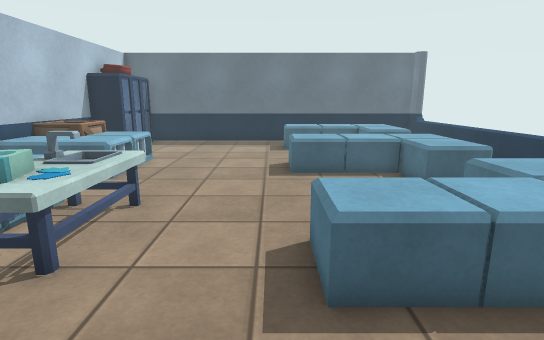
[1] (above)

18 first-person views from a walk through a Unity game level. The camera is 1.3 m above the floor, tilts 12° down and sees 80° across. The floor is counted in squares, 0.5 m on a side. Each view is taken from the middle of a square. On the plan, view 1 faces up. The plan holds only what a view shows up to about 20 squares ahead; the rest is blank. The place goes on beyond the plan. The player is left out. Surface patterns are stand-ins for the level's own textures.

[2]
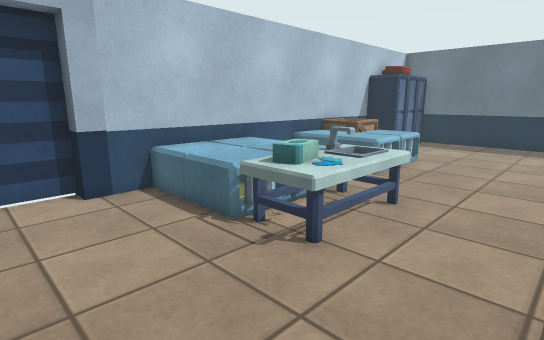

[3]
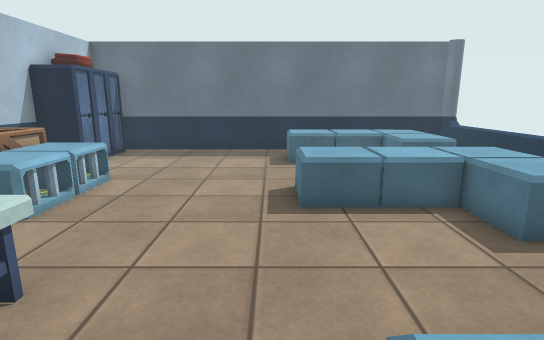

[4]
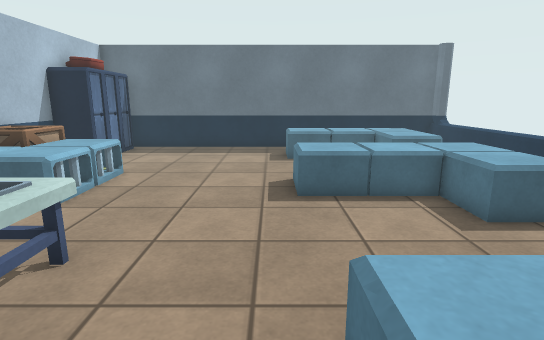

[5]
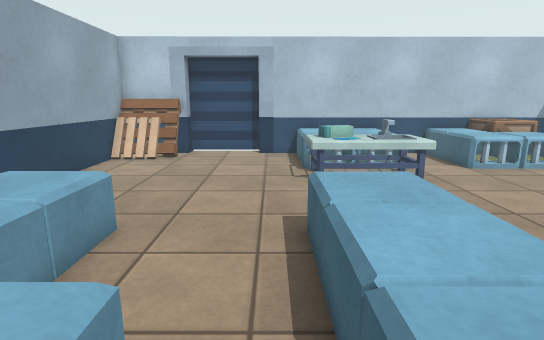

[6]
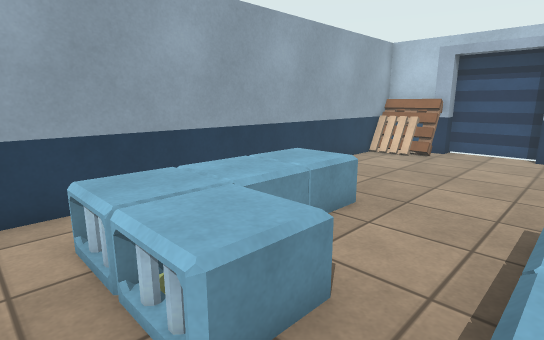

[7]
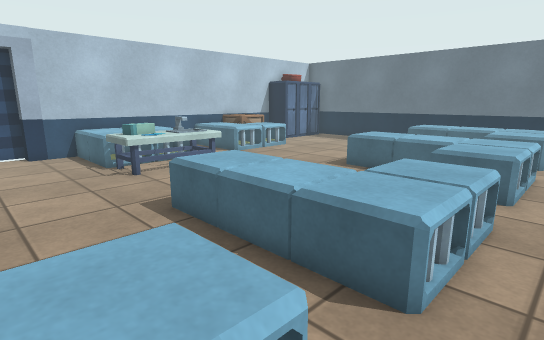

[8]
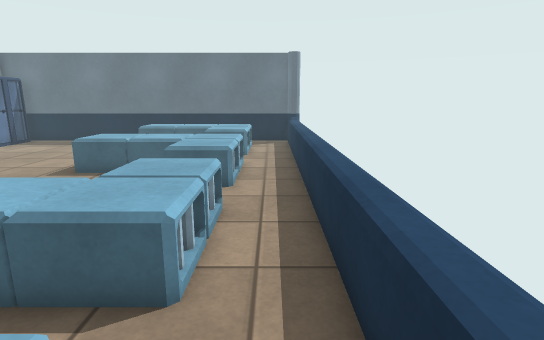

[9]
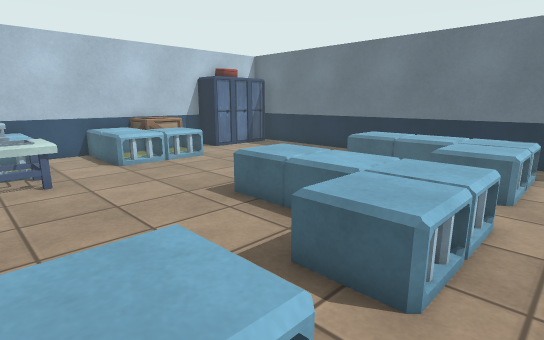

[10]
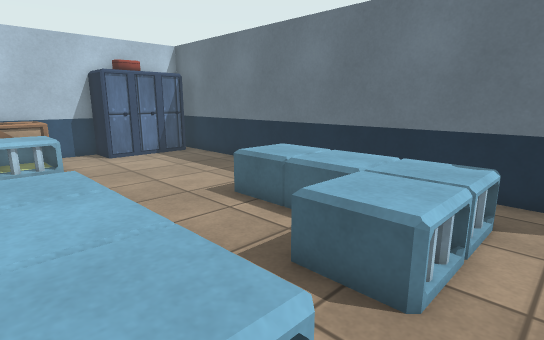

[11]
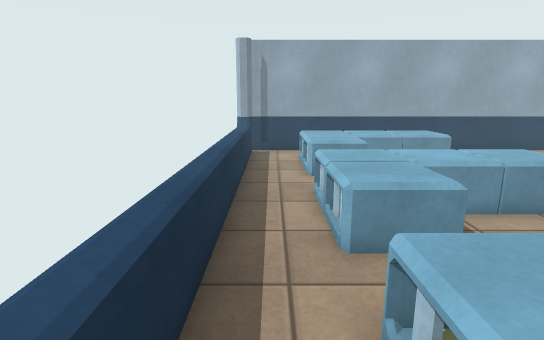

[12]
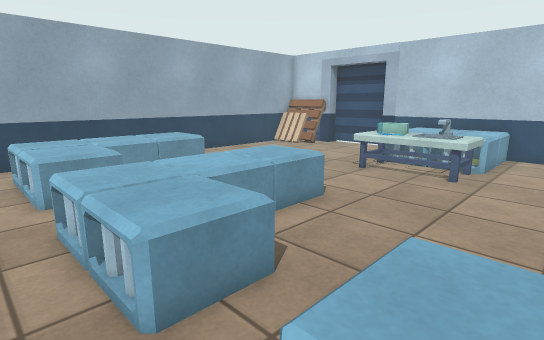

[13]
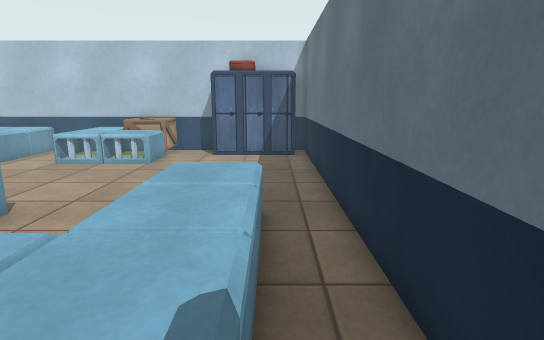

[14]
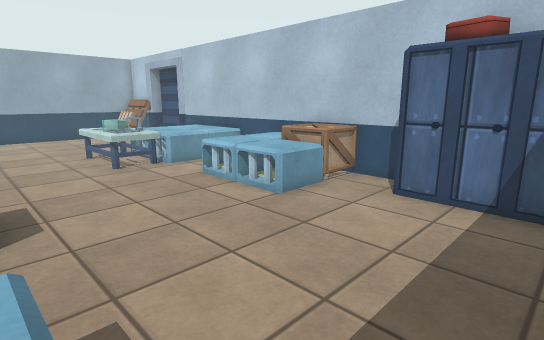

[15]
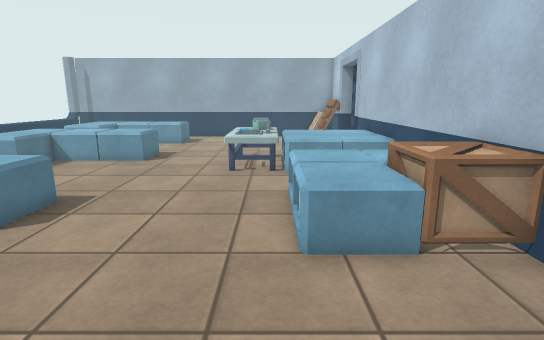

[16]
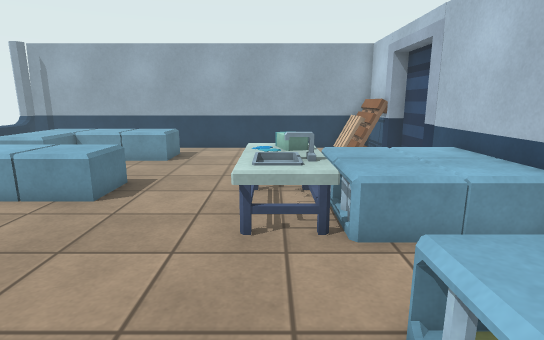

[17]
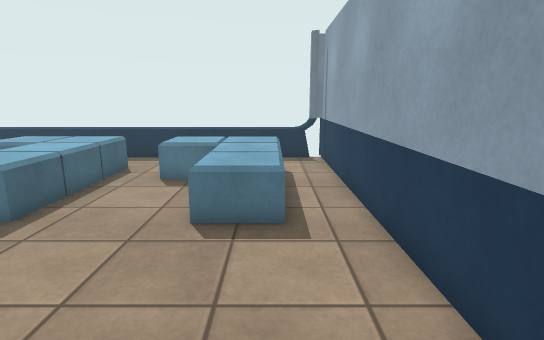

[18]
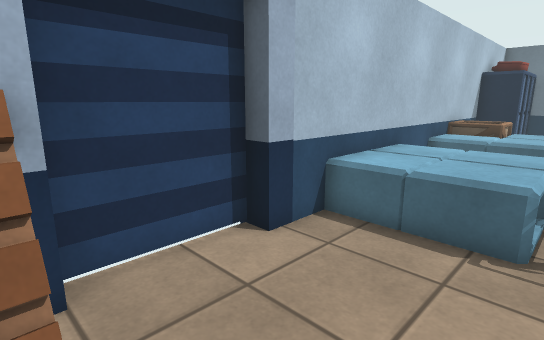

### Floor plan
Points are (right, up) in squares from view 1. A wall is a line through its corners. A room is listed if a view was taken in it or the views show most of it. See-through windows are left out.
Room 1 (views 1, 2, 3, 4, 5, 6, 7, 8, 9, 10, 11, 12, 13, 14, 15, 16, 17, 18)
walls: (-9.4, 17.3) (-9.4, 2.4) (-10.1, 2.4); (-10.2, -1.2) (-9.4, -1.2) (-9.4, -4.4); (-7.5, -4.3) (9.4, -4.3); (9.4, 21.7) (-9.4, 21.7) (-9.4, 21.3)
low walls: (9.1, -3.7) (9.1, 21.8); (9, -3.9) (9.1, -3.4)
objects: other object (-10, 0) to (-10, 1); pallet (-9, -4) to (-8, -2); other object (-9, 4) to (-8, 5); other object (-9, 6) to (-8, 8); other object (-9, 11) to (-8, 12); box (-9, 13) to (-8, 15); locker (-9, 17) to (-8, 21); other object (-7, 4) to (-5, 5); other object (-7, 6) to (-5, 8); other object (-7, 11) to (-5, 13); other object (-7, 14) to (-5, 15); sink (-5, 4) to (-3, 8); other object (1, -2) to (2, 0); other object (1, 4) to (2, 6); other object (1, 12) to (2, 14); other object (1, 18) to (2, 20); other object (3, -2) to (4, 0); other object (3, 4) to (4, 6); other object (3, 12) to (4, 14); other object (3, 18) to (4, 20); other object (5, -2) to (7, -1); other object (5, 0) to (7, 2); other object (5, 4) to (7, 5); other object (5, 6) to (7, 8); other object (5, 10) to (7, 11); other object (5, 12) to (7, 14); other object (5, 16) to (7, 17); other object (5, 18) to (7, 20)

Where each view was taken, in squares from view 1:
view 1: 0 up, 0 right, facing up
view 2: 0 up, 0 right, facing up-left
view 3: 4 up, 0 right, facing up
view 4: 3 up, 0 right, facing up
view 5: 3 up, 7 right, facing left
view 6: 4 up, 8 right, facing down-left
view 7: 0 up, 8 right, facing up-left
view 8: 0 up, 8 right, facing up
view 9: 6 up, 8 right, facing up-left
view 10: 12 up, 8 right, facing up-left
view 11: 13 up, 8 right, facing down
view 12: 11 up, 8 right, facing down-left
view 13: 20 up, 8 right, facing left
view 14: 21 up, 1 right, facing down-left
view 15: 20 up, 5 left, facing down
view 16: 14 up, 4 left, facing down
view 17: 2 down, 6 left, facing right
view 18: 2 down, 5 left, facing up-left
